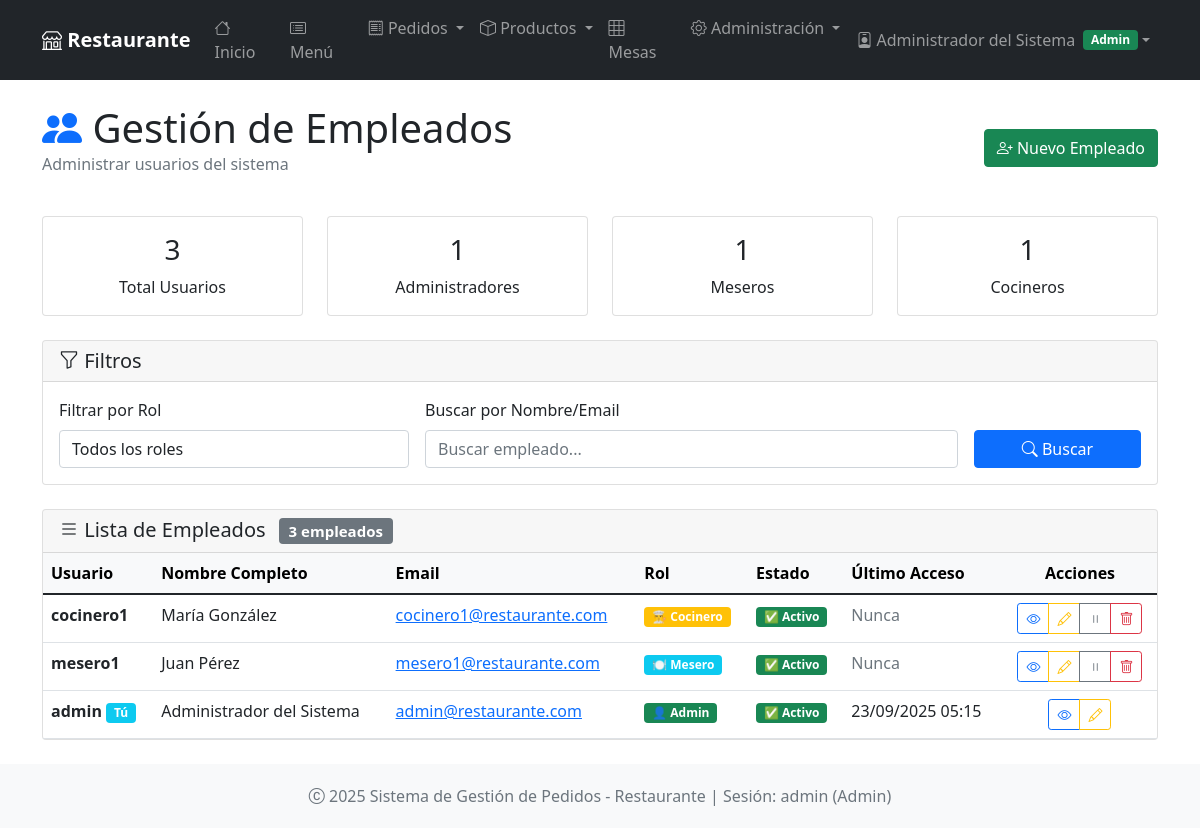
The app's page /empleados (signed in), older data.
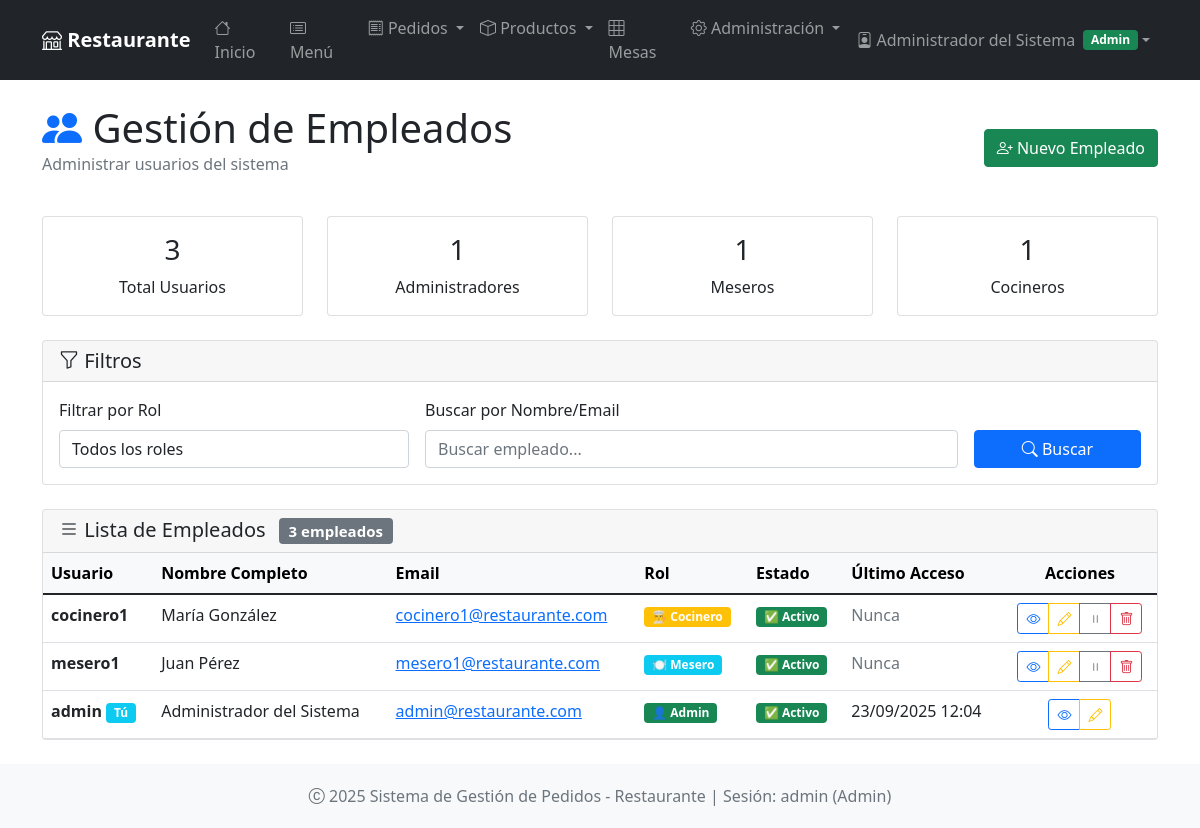
The same page, newer data.
### app.py (models this page shows, shortened)
class Usuario(UserMixin, db.Model):
    __tablename__ = 'usuarios'
    id = db.Column(db.Integer, primary_key=True)
    username = db.Column(db.String(80), unique=True, nullable=False)
    email = db.Column(db.String(120), unique=True, nullable=False)
    password_hash = db.Column(db.String(120), nullable=False)
    nombre_completo = db.Column(db.String(100), nullable=False)
    rol = db.Column(db.String(20), nullable=False, default='mesero')  # admin, mesero, cocinero
    activo = db.Column(db.Boolean, default=True)
    fecha_creacion = db.Column(db.DateTime, default=lambda: datetime.now(timezone.utc))
    ultimo_acceso = db.Column(db.DateTime)

### app.py (the view)
@app.route('/empleados')
@login_required
@requiere_permiso('admin')
def empleados():
    rol_filtro = request.args.get('rol')
    buscar = request.args.get('buscar')
    query = Usuario.query
    if rol_filtro:
        query = query.filter_by(rol=rol_filtro)
    if buscar:
        query = query.filter(
            (Usuario.nombre_completo.contains(buscar)) |
            (Usuario.email.contains(buscar)) |
            (Usuario.username.contains(buscar))
        )
    usuarios = query.order_by(Usuario.fecha_creacion.desc()).all()
    total_usuarios = Usuario.query.count()
    administradores = Usuario.query.filter_by(rol='admin').count()
    meseros = Usuario.query.filter_by(rol='mesero').count()
    cocineros = Usuario.query.filter_by(rol='cocinero').count()
    stats = {
        'total_usuarios': total_usuarios,
        'administradores': administradores,
        'meseros': meseros,
        'cocineros': cocineros
    }
    return render_template('empleados/index.html', usuarios=usuarios, stats=stats)

### app.py (called while the page is built)
@login_manager.user_loader
def load_user(user_id):
    return db.session.get(Usuario, int(user_id))

def requiere_permiso(rol_requerido):
    def decorador(f):
        @wraps(f)
        def decorated_function(*args, **kwargs):
            if not current_user.is_authenticated:
                return redirect(url_for('login'))
            if current_user.rol != rol_requerido and current_user.rol != 'admin':
                flash('No tienes permisos para acceder a esta sección', 'error')
                return redirect(url_for('index'))
            return f(*args, **kwargs)
        return decorated_function
    return decorador

### app/templates/empleados/index.html (shortened to what this page needs)
{% extends "base.html" %}
{% block content %}
<div class="row align-items-center mb-4">
    <div class="col">
        <h1 class="display-6 mb-0">
            <i class="bi bi-people-fill text-primary"></i> Gestión de Empleados
        </h1>
        <p class="text-muted">Administrar usuarios del sistema</p>
    </div>
    <div class="col-auto">
        <a href="{{ url_for('register') }}" class="btn btn-success">
            <i class="bi bi-person-plus"></i> Nuevo Empleado
        </a>
    </div>
</div>
<div class="row mb-4">
    <div class="col-md-3">
        <div class="card text-bg-primary">
            <div class="card-body text-center">
                <h3 class="card-title">{{ stats.total_usuarios }}</h3>
                <p class="card-text">Total Usuarios</p>
            </div>
        </div>
    </div>
    <div class="col-md-3">
        <div class="card text-bg-success">
            <div class="card-body text-center">
                <h3 class="card-title">{{ stats.administradores }}</h3>
                <p class="card-text">Administradores</p>
            </div>
        </div>
    </div>
    <div class="col-md-3">
        <div class="card text-bg-info">
            <div class="card-body text-center">
                <h3 class="card-title">{{ stats.meseros }}</h3>
                <p class="card-text">Meseros</p>
            </div>
        </div>
    </div>
    <div class="col-md-3">
        <div class="card text-bg-warning">
            <div class="card-body text-center">
                <h3 class="card-title">{{ stats.cocineros }}</h3>
                <p class="card-text">Cocineros</p>
            </div>
        </div>
    </div>
</div>
<div class="card mb-4">
    <div class="card-header">
        <h5 class="mb-0">
            <i class="bi bi-funnel"></i> Filtros
        </h5>
    </div>
    <div class="card-body">
        <form method="GET" class="row g-3">
            <div class="col-md-4">
                <label for="rol_filtro" class="form-label">Filtrar por Rol</label>
                <select name="rol" class="form-control" id="rol_filtro">
                    <option value="">Todos los roles</option>
                </select>
            </div>
            <div class="col-md-6">
                <label for="buscar" class="form-label">Buscar por Nombre/Email</label>
                <input type="text" class="form-control" id="buscar" name="buscar"
                       value="{{ request.args.get('buscar', '') }}" placeholder="Buscar empleado...">
            </div>
            <div class="col-md-2 d-flex align-items-end">
                <button type="submit" class="btn btn-primary w-100">
                    <i class="bi bi-search"></i> Buscar
                </button>
            </div>
        </form>
    </div>
</div>
<div class="card">
    <div class="card-header">
        <h5 class="mb-0">
            <i class="bi bi-list"></i> Lista de Empleados
            <span class="badge bg-secondary ms-2">{{ usuarios|length }} empleados</span>
        </h5>
    </div>
    <div class="card-body p-0">
        {% if usuarios %}
        <div class="table-responsive">
            <table class="table table-hover mb-0">
                <thead class="table-light">
                    <tr>
                        <th>Usuario</th>
                        <th>Nombre Completo</th>
                        <th>Email</th>
                        <th>Rol</th>
                        <th>Estado</th>
                        <th>Último Acceso</th>
                        <th class="text-center">Acciones</th>
                    </tr>
                </thead>
                <tbody>
                    {% for usuario in usuarios %}
                    <tr>
                        <td>
                            <strong>{{ usuario.username }}</strong>
                            {% if usuario.id == current_user.id %}
                                <span class="badge bg-info">Tú</span>
                            {% endif %}
                        </td>
                        <td>{{ usuario.nombre_completo }}</td>
                        <td>
                            <a href="mailto:{{ usuario.email }}">{{ usuario.email }}</a>
                        </td>
                        <td>
                            {% if usuario.rol == 'admin' %}
                                <span class="badge bg-success">👤 Admin</span>
                            {% elif usuario.rol == 'mesero' %}
                                <span class="badge bg-info">🍽️ Mesero</span>
                            {% elif usuario.rol == 'cocinero' %}
                                <span class="badge bg-warning">👨‍🍳 Cocinero</span>
                            {% endif %}
                        </td>
                        <td>
                            {% if usuario.activo %}
                                <span class="badge bg-success">✅ Activo</span>
                            {% else %}
                                <span class="badge bg-danger">❌ Inactivo</span>
                            {% endif %}
                        </td>
                        <td>
                            {% if usuario.ultimo_acceso %}
                                {{ usuario.ultimo_acceso.strftime('%d/%m/%Y %H:%M') }}
                            {% else %}
                                <span class="text-muted">Nunca</span>
                            {% endif %}
                        </td>
                        <td class="text-center">
                            <div class="btn-group btn-group-sm" role="group">
                                <button type="button" class="btn btn-outline-primary"
                                        onclick="verEmpleado({{ usuario.id }})"
                                        data-bs-toggle="tooltip" title="Ver detalles">
                                    <i class="bi bi-eye"></i>
                                </button>
                                <button type="button" class="btn btn-outline-warning"
                                        onclick="editarEmpleado({{ usuario.id }})"
                                        data-bs-toggle="tooltip" title="Editar">
                                    <i class="bi bi-pencil"></i>
                                </button>
                                {% if usuario.id != current_user.id %}
                                <button type="button" class="btn btn-outline-secondary"
                                        onclick="toggleEstado({{ usuario.id }}, '{{ usuario.activo }}')"
                                        data-bs-toggle="tooltip" title="Cambiar estado">
                                    {% if usuario.activo %}
                                        <i class="bi bi-pause"></i>
                                    {% else %}
                                        <i class="bi bi-play"></i>
                                    {% endif %}
                                </button>
                                <button type="button" class="btn btn-outline-danger"
                                        onclick="confirmarEliminar({{ usuario.id }}, '{{ usuario.username }}')"
                                        data-bs-toggle="tooltip" title="Eliminar">
                                    <i class="bi bi-trash"></i>
                                </button>
                                {% endif %}
                            </div>
                        </td>
                    </tr>
                    {% endfor %}
                </tbody>
            </table>
        </div>
        {% endif %}
    </div>
</div>
{% endblock %}

### app/templates/base.html (shortened to what this page needs)
<!DOCTYPE html>
<html lang="es">
<head>
    <link href="https://cdn.jsdelivr.net/npm/bootstrap@5.1.3/dist/css/bootstrap.min.css" rel="stylesheet">
    <link href="https://cdn.jsdelivr.net/npm/bootstrap-icons@1.8.1/font/bootstrap-icons.css" rel="stylesheet">
</head>
<body class="d-flex flex-column min-vh-100">
    <nav class="navbar navbar-expand-lg navbar-dark bg-dark">
        <div class="container">
            <a class="navbar-brand" href="{{ url_for('index') }}">
                <i class="bi bi-shop"></i> Restaurante
            </a>
            <div class="collapse navbar-collapse" id="navbarNav">
                {% if current_user.is_authenticated %}
                <ul class="navbar-nav me-auto">
                    <li class="nav-item">
                        <a class="nav-link" href="{{ url_for('index') }}">
                            <i class="bi bi-house"></i> Inicio
                        </a>
                    </li>
                    <li class="nav-item">
                        <a class="nav-link" href="{{ url_for('menu') }}">
                            <i class="bi bi-card-list"></i> Menú
                        </a>
                    </li>
                    <li class="nav-item dropdown">
                        <a class="nav-link dropdown-toggle" href="#" role="button" data-bs-toggle="dropdown">
                            <i class="bi bi-receipt"></i> Pedidos
                        </a>
                    </li>
                    <li class="nav-item dropdown">
                        <a class="nav-link dropdown-toggle" href="#" role="button" data-bs-toggle="dropdown">
                            <i class="bi bi-box"></i> Productos
                        </a>
                    </li>
                    <li class="nav-item">
                        <a class="nav-link" href="{{ url_for('mesas') }}">
                            <i class="bi bi-grid-3x3"></i> Mesas
                        </a>
                    </li>
                    {% if current_user.rol == 'admin' %}
                    <li class="nav-item dropdown">
                        <a class="nav-link dropdown-toggle" href="#" role="button" data-bs-toggle="dropdown">
                            <i class="bi bi-gear"></i> Administración
                        </a>
                    </li>
                    {% endif %}
                </ul>
                <ul class="navbar-nav">
                    <li class="nav-item dropdown">
                        <a class="nav-link dropdown-toggle d-flex align-items-center" href="#" role="button" data-bs-toggle="dropdown">
                            {% if current_user.rol == 'admin' %}
                                <i class="bi bi-person-badge me-1"></i>
                            {% elif current_user.rol == 'mesero' %}
                                <i class="bi bi-person-circle me-1"></i>
                            {% elif current_user.rol == 'cocinero' %}
                                <i class="bi bi-chef-hat me-1"></i>
                            {% endif %}
                            {{ current_user.nombre_completo }}
                            <span class="badge bg-{{ 'success' if current_user.rol == 'admin' else 'info' if current_user.rol == 'mesero' else 'warning' }} ms-2">
                                {{ current_user.rol.title() }}
                            </span>
                        </a>
                    </li>
                </ul>
                {% endif %}
            </div>
        </div>
    </nav>
    <main class="container my-4 flex-grow-1">
        {% block content %}{% endblock %}
    </main>
    <footer class="footer bg-light">
        <div class="container text-center">
            <span class="text-muted">
                <i class="bi bi-c-circle"></i> 2025 Sistema de Gestión de Pedidos - Restaurante
                {% if current_user.is_authenticated %}
                    | Sesión: {{ current_user.username }} ({{ current_user.rol.title() }})
                {% endif %}
            </span>
        </div>
    </footer>
</body>
</html>

### app/templates/base.html (style rules this page uses)
.navbar-brand { font-weight: bold; }
.footer { margin-top: auto; padding: 20px 0; background-color: #f8f9fa; }
.min-vh-100 { min-height: 100vh; }

Row changes from the older to the newer data that the page shows:
changed Usuario "admin": ultimo_acceso "23/09/2025 05:15" → "23/09/2025 12:04"
